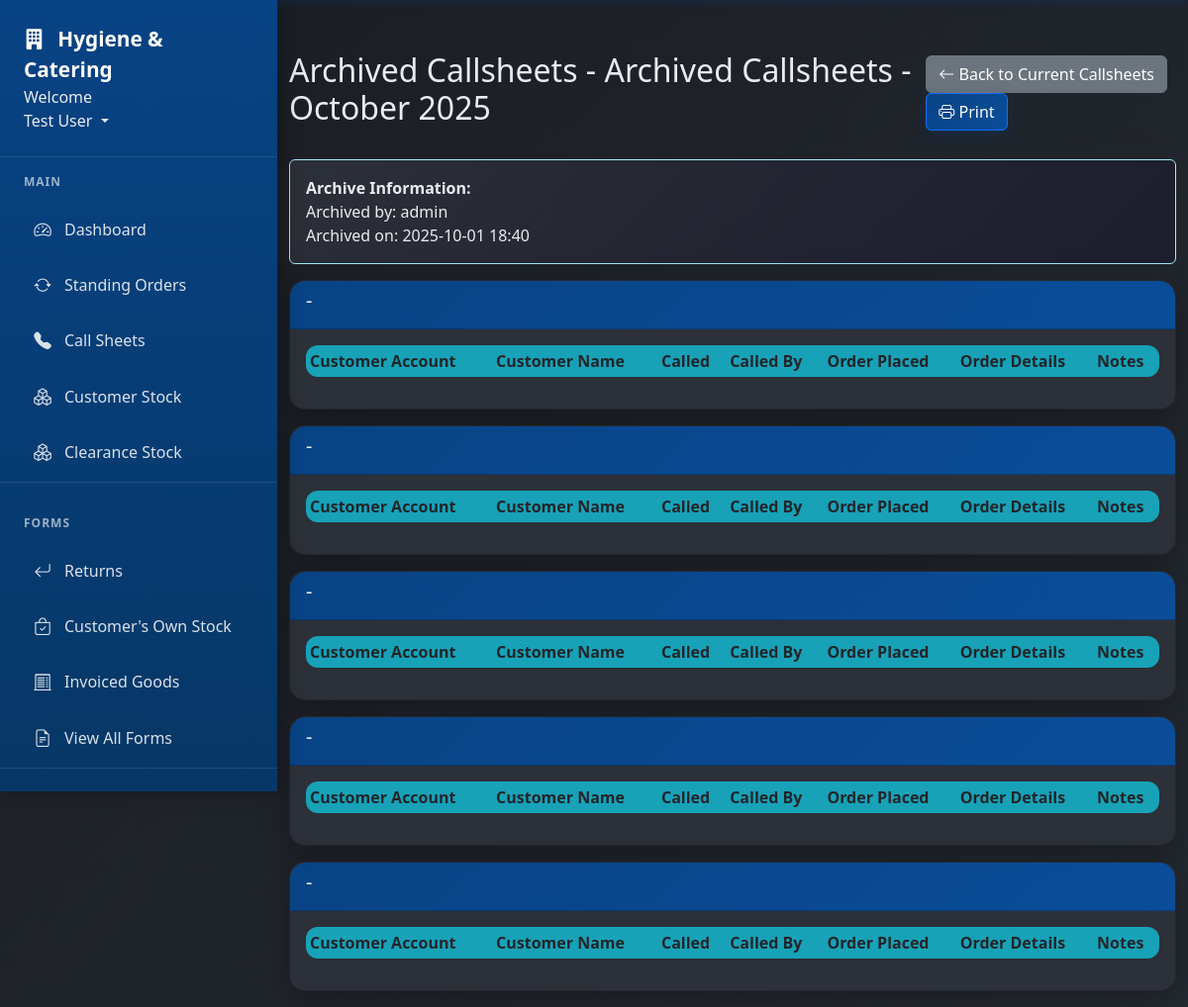
/callsheets/callsheets/archive/10/2025 (signed in), run on the app's committed database.
### app/models.py (models this page shows, shortened)
class User(db.Model, UserMixin):
    id = db.Column(db.Integer, primary_key=True)
    username = db.Column(db.String(20), unique=True, nullable=False)  # Keep for system use
    email = db.Column(db.String(120), unique=True, nullable=False, index=True)  # Primary identifier
    full_name = db.Column(db.String(100), nullable=False)
    password_hash = db.Column(db.String(128), nullable=False)  # Changed from 'password' to 'password_hash'
    role = db.Column(db.String(20), nullable=False)
    job_title = db.Column(db.String(100))
    direct_phone = db.Column(db.String(20))
    mobile_phone = db.Column(db.String(20))
    is_active = db.Column(db.Boolean, default=True)
    must_change_password = db.Column(db.Boolean, default=False)
    created_at = db.Column(db.DateTime, nullable=False, default=datetime.utcnow)
    last_login = db.Column(db.DateTime)
    forms = db.relationship('Form', foreign_keys='Form.user_id', backref='author', lazy=True)
    callsheet_entries = db.relationship('CallsheetEntry', backref='entered_by', lazy=True)
    callsheets_created = db.relationship('Callsheet', backref='created_by_user', lazy=True)
    todo_items = db.relationship('TodoItem', backref='user', lazy=True, cascade='all, delete-orphan')
    company_updates = db.relationship('CompanyUpdate', backref='author', lazy=True, cascade='all, delete-orphan')

class CallsheetArchive(db.Model):
    id = db.Column(db.Integer, primary_key=True)
    month = db.Column(db.Integer, nullable=False)
    year = db.Column(db.Integer, nullable=False)
    data = db.Column(db.Text, nullable=False)  # JSON string
    archived_by = db.Column(db.Integer, db.ForeignKey('user.id'), nullable=False)
    archived_at = db.Column(db.DateTime, nullable=False, default=datetime.utcnow)
    archived_by_user = db.relationship('User', backref='archived_callsheets')

### app/blueprints/callsheets.py (the view)
@callsheets_bp.route('/callsheets/archive/<int:month>/<int:year>')
@login_required
def view_archived_callsheets(month, year):
    archive = CallsheetArchive.query.filter_by(month=month, year=year).first()
    if not archive:
        flash(f'No archived callsheets found for {calendar.month_name[month]} {year}', 'warning')
        return redirect(url_for('main.callsheets'))
    archive_data = json.loads(archive.data)
    return render_template(
        'archived_callsheets.html',
        title=f'Archived Callsheets - {calendar.month_name[month]} {year}',
        archive_data=archive_data,
        month=month,
        year=year,
        archived_by=archive.archived_by_user.username,
        archived_at=archive.archived_at
    )

### app/models.py (called while the page is built)
@login_manager.user_loader
def load_user(user_id):
    return User.query.get(int(user_id))

### app/templates/archived_callsheets.html (shortened to what this page needs)
{% extends "base.html" %} {% block content %}
<div class="d-flex justify-content-between align-items-center mb-4">
  <h2>Archived Callsheets - {{ title }}</h2>
  <div>
    <a href="{{ url_for('main.callsheets') }}" class="btn btn-secondary">
      <i class="bi bi-arrow-left"></i> Back to Current Callsheets
    </a>
    <button class="btn btn-primary" onclick="window.print()">
      <i class="bi bi-printer"></i> Print
    </button>
  </div>
</div>
<div class="alert alert-info">
  <strong>Archive Information:</strong><br />
  Archived by: {{ archived_by }}<br />
  Archived on: {{ archived_at.strftime('%Y-%m-%d %H:%M') }}
</div>
{% for callsheet in archive_data %}
<div class="card mb-3">
  <div class="card-header">
    <h5>{{ callsheet.name }} - {{ callsheet.day_of_week }}</h5>
  </div>
  <div class="card-body">
    <table class="table table-sm">
      <thead>
        <tr>
          <th>Customer Account</th>
          <th>Customer Name</th>
          <th>Called</th>
          <th>Called By</th>
          <th>Order Placed</th>
          <th>Order Details</th>
          <th>Notes</th>
        </tr>
      </thead>
    </table>
  </div>
</div>
{% endfor %} {% endblock %}

### app/templates/base.html (shortened to what this page needs)
<!DOCTYPE html>
<html lang="en">
  <head>
    <link
      rel="stylesheet"
      href="{{ url_for('static', filename='style.css') }}"
    />
    <link
      href="https://cdn.jsdelivr.net/npm/bootstrap@5.3.0/dist/css/bootstrap.min.css"
      rel="stylesheet"
    />
    <link
      href="https://cdn.jsdelivr.net/npm/bootstrap-icons@1.11.0/font/bootstrap-icons.css"
      rel="stylesheet"
    />
  </head>
  <body>
    <nav class="nav-sidebar" id="navSidebar">
      <div class="nav-sidebar-header">
        <a href="{{ url_for('main.dashboard') }}" class="nav-sidebar-brand">
          <i class="bi bi-building-fill me-2"></i>
          Hygiene & Catering
        </a>
        <li class="nav-item dropdown" style="display: block">
          <text>Welcome</text>
          <a
            class="nav-link dropdown-toggle"
            href="#"
            id="userDropdown"
            role="button"
            data-bs-toggle="dropdown"
          >
             {{ current_user.full_name or
            current_user.username }}
          </a>
        </li>
      </div>
      {% if current_user.is_authenticated %}
      <div class="nav-sidebar-nav">
        <div class="nav-section">
          <div class="nav-section-title">Main</div>
          <div class="nav-item">
            <a class="nav-link" href="{{ url_for('main.dashboard') }}">
              <i class="bi bi-speedometer2"></i>
              Dashboard
            </a>
          </div>
          <div class="nav-item">
            <a
              class="nav-link"
              href="{{ url_for('standing_orders.standing_orders') }}"
            >
              <i class="bi bi-arrow-repeat"></i>
              Standing Orders
            </a>
          </div>
          <div class="nav-item">
            <a class="nav-link" href="{{ url_for('callsheets.callsheets') }}">
              <i class="bi bi-telephone-fill"></i>
              Call Sheets
            </a>
          </div>
          <div class="nav-item">
            <a
              class="nav-link"
              href="{{ url_for('customer_stock.customer_stock') }}"
            >
              <i class="bi bi-boxes"></i>
              Customer Stock
            </a>
          </div>
          <div class="nav-item">
            <a
              class="nav-link"
              href="{{ url_for('clearance_stock.clearance_stock') }}"
            >
              <i class="bi bi-boxes"></i>
              Clearance Stock
            </a>
          </div>
        </div>
        <div class="nav-section">
          <div class="nav-section-title">Forms</div>
          <div class="nav-item">
            <a class="nav-link" href="{{ url_for('main.returns') }}">
              <i class="bi bi-arrow-return-left"></i>
              Returns
            </a>
          </div>
          <div class="nav-item">
            <a
              class="nav-link"
              href="{{ url_for('customer_stock.branded_stock') }}"
            >
              <i class="bi bi-bag-check"></i>
              Customer's Own Stock
            </a>
          </div>
          <div class="nav-item">
            <a class="nav-link" href="{{ url_for('main.invoice_correction') }}">
              <i class="bi bi-receipt-cutoff"></i>
              Invoiced Goods
            </a>
          </div>
          <div class="nav-item">
            <a class="nav-link" href="{{ url_for('main.forms') }}">
              <i class="bi bi-file-earmark-text"></i>
              View All Forms
            </a>
          </div>
        </div>
      </div>
      {% endif %}
    </nav>
    <div class="main-content" id="mainContent">
      <div class="container-fluid">
         {% block content %}{% endblock %}
      </div>
    </div>
  </body>
</html>

### app/static/style.css (style rules this page uses)
:root { --primary-blue: #084385; --primary-blue-light: #0a4d99; --primary-blue-dark: #063766; --dark-bg: #1a1d23; --dark-card: #2c3038; --dark-card-hover: #353a44; --text-light: #e9ecef; --text-muted: #adb5bd !important; --border-color: #495057; --success: #20c997; --warning: #ffc107; --danger: #dc3545; --info: #17a2b8; }
body { background: linear-gradient(135deg, var(--dark-bg) 0%, #252a32 100%); color: var(--text-light); font-family: "Segoe UI", Tahoma, Geneva, Verdana, sans-serif; min-height: 100vh; }
body, .card, .card-body, .table, .modal-body { color: var(--text-light) !important; }
.nav-sidebar { position: fixed; top: 0; left: 0; height: 100vh; width: 280px; background: linear-gradient( 180deg, var(--primary-blue) 0%, var(--primary-blue-dark) 100% ); box-shadow: 4px 0 20px rgba(0, 0, 0, 0.3); transition: transform 0.3s ease; z-index: 1050; overflow-y: auto; display: flex; flex-direction: column; }
.nav-sidebar-header { padding: 1.5rem; border-bottom: 1px solid rgba(255, 255, 255, 0.1); flex-shrink: 0; }
.nav-sidebar-brand { color: white !important; font-weight: 700; font-size: 1.3rem; text-decoration: none; }
.nav-sidebar-nav { padding: 1rem 0; flex: 1; overflow-y: auto; }
.nav-section { margin-bottom: 2rem; border-bottom: 1px solid rgba(255, 255, 255, 0.1); }
.nav-section-title { color: rgba(255, 255, 255, 0.6); font-size: 0.75rem; font-weight: 600; text-transform: uppercase; letter-spacing: 1px; padding: 0 1.5rem; margin-bottom: 0.75rem; }
.nav-sidebar-nav .nav-item, .nav-section .nav-item { margin: 0.25rem 1rem; }
.nav-sidebar-nav .nav-link, .nav-section .nav-link { display: flex; align-items: center; padding: 0.75rem 1rem; color: rgba(255, 255, 255, 0.85) !important; text-decoration: none; border-radius: 12px; transition: all 0.3s ease; font-weight: 500; border: 1px solid transparent; position: relative; overflow: hidden; }
.nav-sidebar-nav .nav-link i, .nav-section .nav-link i { margin-right: 0.75rem; font-size: 1.1rem; width: 20px; text-align: center; }
.main-content { margin-left: 280px; min-height: 100vh; }
@media (min-width: 769px) { .main-content { padding-top: 2rem; } }
.card { background: var(--dark-card) !important; border: 1px solid var(--border-color); border-radius: 16px !important; box-shadow: 0 8px 32px rgba(0, 0, 0, 0.3); margin-bottom: 24px; transition: all 0.3s ease; overflow: hidden; }
.card-header { background: linear-gradient( 135deg, var(--primary-blue) 0%, var(--primary-blue-light) 100% ); color: white; font-weight: 600; border-bottom: none; padding: 1.25rem 1.5rem; border-radius: 16px 16px 0 0 !important; }
.card-body { background: var(--dark-card); padding: 1.5rem; color: var(--text-light); border-radius: 0 0 16px 16px; }
.btn { border-radius: 12px; font-weight: 500; padding: 0.6rem 1.2rem; transition: all 0.3s ease; border: none; color: white !important; }
.btn-primary { background: linear-gradient( 135deg, var(--primary-blue) 0%, var(--primary-blue-light) 100% ); color: white !important; box-shadow: 0 4px 15px rgba(8, 67, 133, 0.3); }
.btn-secondary { background: var(--border-color); color: white !important; }
.table { background: var(--dark-card); border-radius: 12px; overflow: hidden; color: var(--text-light); }
.table th { background: var(--info) !important; border: none; font-weight: 600; padding: 1rem; }
.alert { border: none; border-radius: 12px; padding: 1rem 1.25rem; color: var(--text-light) !important; }
.alert-info { background: linear-gradient( 135deg, var(--dark-card) 0%, rgba(10, 1, 51, 0.2) 100% ) !important; color: var(--text-light); border-left: 4px solid var(--info); }
.container, .container-fluid { padding-top: 20px; }
.main-content { flex: 1; }

### data on the page
User: full_name "Test User"
User: username "admin"
CallsheetArchive: strftime "2025-10-01 18:40"

### other printed values
{{ title }} "Archived Callsheets - October 2025"
